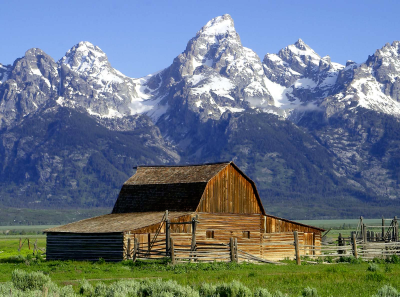
#> input picture TP1/imagens/barn_mountains.bmp, 400 x 297 px
$ python main.py
#> lines starting #> are read from the running program, lines starting #| are printed output that depends on the picture; after the words box and inside, x2 and y2 are one past the last pixel; in counts of white or black regions, pixels touching at a corner belong together; long printed decimals are rounded
#> in encode, image is the input picture: shape (297, 400, 3); mean R, G, B 104.4, 117.4, 130.1
### TP1/funcoes.py
import matplotlib.pyplot as plt
import matplotlib.colors as clr
import numpy as np
import cv2
from scipy.fftpack import dct, idct


def visualizarImagemGray(imagem, titulo: str = None, axis: str = None):
    plt.figure()
    plt.imshow(imagem, cmap="gray")
    plt.title(titulo)
    plt.axis(axis)
    plt.show()
    return imagem


def visualizarImagem(imagem, titulo: str = None, axis: str = None):
    plt.figure()
    plt.imshow(imagem)
    plt.title(titulo)
    plt.axis(axis)
    plt.show()
    return imagem


def visualizarConjuntoImagens(comp1, comp2, comp3, titulo: list, axis: str = None, showLogaritmo: bool = False):
    if showLogaritmo:
        fig, axs = plt.subplots(1, 3, figsize=(10, 5))
        axs[0].axis(axis)
        axs[0].imshow(np.log(abs(comp1 + 0.0001)), cmap='gray')
        axs[0].set_title(titulo[0])
        axs[1].axis(axis)
        axs[1].imshow(np.log(abs(comp2 + 0.0001)), cmap='gray')
        axs[1].set_title(titulo[1])
        axs[2].axis(axis)
        axs[2].imshow(np.log(abs(comp3 + 0.0001)), cmap='gray')
        axs[2].set_title(titulo[2])

    else:
        fig, axs = plt.subplots(1, 3, figsize=(10, 5))
        axs[0].axis(axis)
        axs[0].imshow(comp1, cmap='gray')
        axs[0].set_title(titulo[0])
        axs[1].axis(axis)
        axs[1].imshow(comp2, cmap='gray')
        axs[1].set_title(titulo[1])
        axs[2].axis(axis)
        axs[2].imshow(comp3, cmap='gray')
        axs[2].set_title(titulo[2])
    plt.show()


# [10 lines left out: function criarColorMap, not called in this run]


def separarCanais(imagem):
    channel1 = imagem[:, :, 0]
    channel2 = imagem[:, :, 1]
    channel3 = imagem[:, :, 2]
#> call 2 of dct_bloco, with BS = 8
#> after the loop in dct_bloco (call 2), `for y in range(0, altura, BS):`:
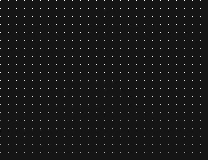
#> coefs: shape (160, 208) float64; min -124.1, max 1368.5, mean 16.9; drawn with min black and max white
#> after the loop in dpcm, `for y in range(0, altura, BS):`:
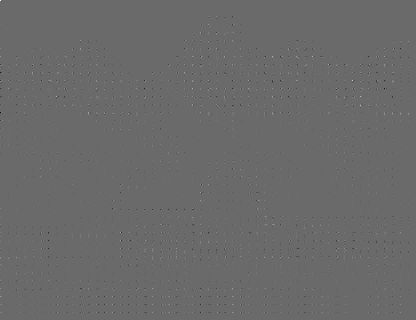
#> difs: shape (320, 416) int64; min -28, max 39, mean 0; drawn with min black and max white
#> call 2 of dpcm, with BS = 8
#> after the loop in dpcm (call 2), `for y in range(0, altura, BS):`:
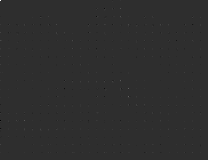
#> difs: shape (160, 208) int64; min -9, max 40, mean 0; drawn with min black and max white
#> after the loop in dpcm (call 3), `for y in range(0, altura, BS):`: difs: shape (160, 208) int64; min -7, max 24, mean 0
#> call 4 of visualizarConjuntoImagens, with axis = 'off', showLogaritmo = True
#> in visualizarConjuntoImagens (call 4), `plt.show()`:
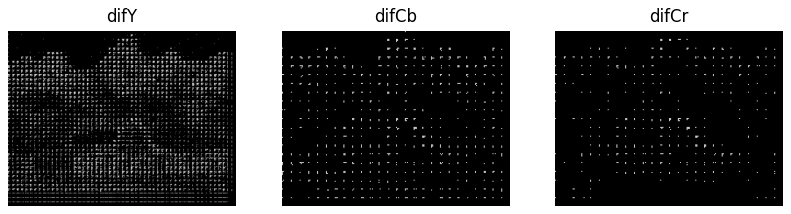
#> figure drawn by matplotlib, 3 panels

    return channel1, channel2, channel3


def juntarCanais(channel1, channel2, channel3):
    imagem = np.zeros((channel1.shape[0], channel1.shape[1], 3))
    imagem[:, :, 0] = channel1
#> imagem: shape (320, 416, 3) float64
    imagem[:, :, 1] = channel2
    imagem[:, :, 2] = channel3
    return imagem


def pad_image(image):
    rows, cols = image.shape[:2]
    padded_rows = (32 - rows % 32) % 32
    padded_cols = (32 - cols % 32) % 32
    padded_image = np.pad(image, ((0, padded_rows), (0, padded_cols), (0, 0)), 'edge')
    return padded_image


def unpad_image(img_padded, imagem_original):
    original_shape = imagem_original.shape
#> original_shape = (297, 400, 3)
    cut_rows = img_padded.shape[0] - original_shape[0]
#> cut_rows = 23
    cut_cols = img_padded.shape[1] - original_shape[1]
#> cut_cols = 16
    img = img_padded[0:(img_padded.shape[0] - cut_rows), 0:(img_padded.shape[1] - cut_cols)]
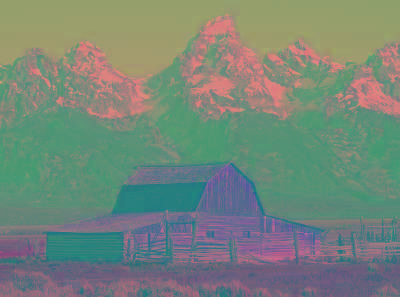
#> img: shape (297, 400, 3) float64; mean of channels 0, 1, 2 115, 136.7, 120.3; drawn with min black and max white

    return img


# [41 lines left out: functions aplicarColorMap, aplicarColorMapDado, verYCbCr, not called in this run]


def rgb_para_ycbcr(imagem):
    xform = np.array([[.299, .587, .114], [-.168736, -.331264, .5], [.5, -.418688, -.081312]])
    ycbcr = imagem.dot(xform.T)
    ycbcr[:, :, [1, 2]] += 128
    return ycbcr


def ycbcr_para_rgb(imagem):
    xform = np.array([[.299, .587, .114], [-.168736, -.331264, .5], [.5, -.418688, -.081312]])
    inversa = np.linalg.inv(xform)
    rgb = imagem.astype(float)
    rgb[:, :, [1, 2]] -= 128
    rgb = np.dot(rgb, inversa.T)
    np.putmask(rgb, rgb > 255, 255)
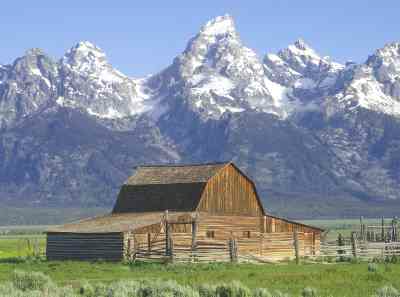
#> rgb: shape (297, 400, 3) float64; mean of channels 0, 1, 2 104.2, 117.4, 130.2; drawn with min black and max white
    np.putmask(rgb, rgb < 0, 0)
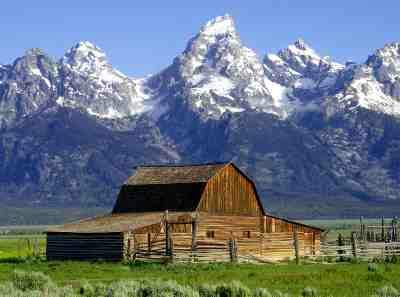
#> rgb: shape (297, 400, 3) float64; 2% of pixels changed, all inside (x1, y1, x2, y2) = (0, 163, 400, 297); drawn as R, G, B
    rgb = np.round(rgb)

    return rgb.astype(np.uint8)


def subamostragem(Y, Cb, Cr, downsample: str):
    Y_d = Y

    if downsample == "4:2:2":
        Cb_d = cv2.resize(Cb, (0, 0), fx=0.5, fy=1)
        Cr_d = cv2.resize(Cr, (0, 0), fx=0.5, fy=1)
    elif downsample == "4:2:0":
        Cb_d = cv2.resize(Cb, (0, 0), fx=0.5, fy=0.5)
        Cr_d = cv2.resize(Cr, (0, 0), fx=0.5, fy=0.5)
    else:
        Cb_d = Cb
        Cr_d = Cr

    return Y_d, Cb_d, Cr_d


def reconstrucao(Y, Cb_d, Cr_d):
    Cb = cv2.resize(Cb_d, (Y.shape[1], Y.shape[0]))
    Cr = cv2.resize(Cr_d, (Y.shape[1], Y.shape[0]))

    Y = Y

    return Y, Cb, Cr


def calculate_dct(channel):
    return dct(dct(channel, norm="ortho").T, norm="ortho").T


def calculate_idct(dct_channel):
    return idct(idct(dct_channel, norm="ortho").T, norm="ortho").T


def dct_bloco(imagem, BS):
    altura, largura = imagem.shape
    coefs = np.zeros((altura, largura))

    for y in range(0, altura, BS):
        for x in range(0, largura, BS):
            bloco = imagem[y:y + BS, x:x + BS]
            bloco_dct = calculate_dct(bloco)
            coefs[y:y + BS, x:x + BS] = bloco_dct

    return coefs


def idct_bloco(coefs, BS):
    altura, largura = coefs.shape
    imagem = np.zeros((altura, largura))

    for y in range(0, altura, BS):
        for x in range(0, largura, BS):
            bloco = coefs[y:y + BS, x:x + BS]
            bloco_idct = calculate_idct(bloco)
            imagem[y:y + BS, x:x + BS] = bloco_idct

    return imagem


def quantize_block(block, matrizQuantizacao):
    return np.round(np.divide(block, matrizQuantizacao))


def dequantize_block(block, matrizQuantizacao):
    return np.multiply(block, matrizQuantizacao).astype(float)


def dequantize_image(img, matrizQuantizacao):
    height, width = img.shape[:2]

    for x in range(0, height, 8):
        for y in range(0, width, 8):
            block = img[x:x + 8, y:y + 8]
            dequantized_block = np.multiply(block, matrizQuantizacao)
            img[x:x + 8, y:y + 8] = dequantized_block

    return img.astype(float)


def quantize_image(img, matrizQuantizacao):
    height, width = img.shape[:2]

    quantized_img = np.zeros((height, width))
    for x in range(0, height, 8):
        for y in range(0, width, 8):
            block = img[x:x + 8, y:y + 8]
            quantized_block = np.round(block / matrizQuantizacao)
            quantized_img[x:x + 8, y:y + 8] = quantized_block

    return quantized_img.astype(int)


def quantization_matrix(base_matrix, quality):
    if quality < 1:
        quality = 1
    elif quality > 100:
        quality = 100

    if quality < 50:
        scale = 50 / quality
    else:
        scale = (100 - quality) / 50

    quant_matrix = np.round(scale * base_matrix)
    quant_matrix[quant_matrix > 255] = 255
    quant_matrix[quant_matrix < 1] = 1
    quant_matrix = quant_matrix.astype(np.uint8)

    return quant_matrix


def dpcm(coefs, BS):
    altura, largura = coefs.shape
    difs = np.copy(coefs)
    dc_anterior = 0

    for y in range(0, altura, BS):
        for x in range(0, largura, BS):
            bloco = coefs[y:y + BS, x:x + BS]
            dc = bloco[0, 0]
            dif = dc - dc_anterior
            bloco[0, 0] = dif
            difs[y:y + BS, x:x + BS] = bloco
            dc_anterior = dc

    return difs


def idpcm(difs, BS):
    altura, largura = difs.shape
    coefs = np.copy(difs)
    dc_anterior = 0

    for y in range(0, altura, BS):
        for x in range(0, largura, BS):
            dif = difs[y:y + BS, x:x + BS]
            dc = dif[0, 0] + dc_anterior
            dif[0, 0] = dc
            coefs[y:y + BS, x:x + BS] = dif
            dc_anterior = dc

    return coefs


def calcularMetricasDistorcao(imagemOriginal, imagemFinal, quality):
#> called with quality = 25
    diff = cv2.absdiff(imagemOriginal[:, :, 0], imagemFinal[:, :, 0])
    visualizarImagemGray(diff, "Imagem dif", "off")


    diff = diff.astype(float)
    imagemFinal = imagemFinal.astype(float)
    linhas, colunas, _ = imagemOriginal.shape
#> linhas = 297; colunas = 400
    MSE = np.sum(pow(imagemFinal - imagemOriginal, 2)) / (int(linhas) * int(colunas))
#> MSE = 415.7
    RMSE = np.sqrt(MSE)
#> RMSE = 20.39

    P = np.sum(pow(imagemFinal, 2)) / (int(linhas) * int(colunas))
#> P = 52182.7
    SNR = np.log10(P / MSE) * 10
#> SNR = 20.99
    PSNR = np.log10(pow(np.max(imagemFinal), 2) / MSE) * 10
#> PSNR = 21.94

    print("Imagem Diferença (Média) =", np.mean(diff))
#| Imagem Diferença (Média) = 8.031
    print("QF =", quality)
    print("MSE =", MSE)
#| MSE = 415.680
    print("RMSE =", RMSE)
#| RMSE = 20.388
    print("SNR =", SNR)
#| SNR = 20.988
    print("PSNR =", PSNR)
#| PSNR = 21.943

### TP1/main.py
# Projeto realizado no âmbito da disciplina de Multimédia da Licenciatura em Engenharia Informática da FCTUC pelos alunos d:
# Pedro Guilherme Ascensão nº2020233012;
# Leonardo Moreira Pina nº2019234318;
# Luís Filipe Neto nº2020215474
from funcoes import *

blockSize = 8
qualidade = 25

QY = np.array([[16, 11, 10, 16, 24, 40, 51, 61],
               [12, 12, 14, 19, 26, 58, 60, 55],
               [14, 13, 16, 24, 40, 57, 69, 56],
               [14, 17, 22, 29, 51, 87, 80, 62],
               [18, 22, 37, 56, 68, 109, 103, 77],
               [24, 35, 55, 64, 81, 104, 113, 92],
               [49, 64, 78, 87, 103, 121, 120, 101],
               [72, 92, 95, 98, 112, 100, 103, 99]])

QCbCr = np.array([[17, 18, 24, 47, 99, 99, 99, 99],
                  [18, 21, 26, 66, 99, 99, 99, 99],
                  [24, 26, 56, 99, 99, 99, 99, 99],
                  [47, 66, 99, 99, 99, 99, 99, 99],
                  [99, 99, 99, 99, 99, 99, 99, 99],
                  [99, 99, 99, 99, 99, 99, 99, 99],
                  [99, 99, 99, 99, 99, 99, 99, 99],
                  [99, 99, 99, 99, 99, 99, 99, 99]])

matrizY = quantization_matrix(QY, qualidade)
matrizCbCr = quantization_matrix(QCbCr, qualidade)


def encode(nomeFich: str):
    global qualidade

    if not nomeFich:
        return None
    image = plt.imread(nomeFich)
    visualizarImagem(image, nomeFich, "off")
    '''----------------------------------------------- EX 3 ---------------------------------------------------------'''
    # aplicarColorMap(nomeFich)
    # colormap = criarColorMap("purple-ish", [(0, 0, 0), (0.6, 0.1, 0.9)])
    # aplicarColorMapDado(nomeFich, colormap)
    '''----------------------------------------------- EX 4 ---------------------------------------------------------'''
    padded_image = pad_image(image)
    # visualizarImagem(padded_image, "PADDED IMAGE", "off")
    '''----------------------------------------------- EX 5 ---------------------------------------------------------'''
    ycbcr_image = rgb_para_ycbcr(padded_image)
    # visualizarImagem(ycbcr_image, "RGB para YCbCr", "off")
    # verYCbCr(ycbcr_image)
    '''----------------------------------------------- EX 6 ---------------------------------------------------------'''
    Y, Cb, Cr = separarCanais(ycbcr_image)
    Y_d, Cb_d, Cr_d = subamostragem(Y, Cb, Cr, "4:2:0")

    visualizarConjuntoImagens(Y_d, Cb_d, Cr_d, ["Y_d", "Cb_d", "Cr_d"], 'off', True)
    '''----------------------------------------------- EX 7 ---------------------------------------------------------'''
    # [5 lines of commented-out code are left out]

    Y_dct8 = dct_bloco(Y_d, blockSize)
    Cb_dct8 = dct_bloco(Cb_d, blockSize)
    Cr_dct8 = dct_bloco(Cr_d, blockSize)

    visualizarConjuntoImagens(Y_dct8, Cb_dct8, Cr_dct8, ["Y_dct8", "Cb_dct8", "Cr_dct8"], 'off', True)

    # [5 lines of commented-out code are left out]
    '''----------------------------------------------- EX 8 ---------------------------------------------------------'''
    Y_Q = quantize_image(Y_dct8, matrizY)
    Cb_Q = quantize_image(Cb_dct8, matrizCbCr)
    Cr_Q = quantize_image(Cr_dct8, matrizCbCr)

    visualizarConjuntoImagens(Y_Q, Cb_Q, Cr_Q, ["Y_Q", "Cb_Q", "Cr_Q"], 'off', True)
    '''----------------------------------------------- EX 9 ---------------------------------------------------------'''
    difY = dpcm(Y_Q, blockSize)
    difCb = dpcm(Cb_Q, blockSize)
    difCr = dpcm(Cr_Q, blockSize)

    visualizarConjuntoImagens(difY, difCb, difCr, ["difY", "difCb", "difCr"], 'off', True)

    return image, difY, difCb, difCr


def decode(imagemOriginal, difY, difCb, difCr):
    global qualidade

    '''----------------------------------------------- EX 9 ---------------------------------------------------------'''
    Y_idpcm = idpcm(difY, blockSize)
    Cb_idpcm = idpcm(difCb, blockSize)
    Cr_idpcm = idpcm(difCr, blockSize)

    visualizarConjuntoImagens(Y_idpcm, Cb_idpcm, Cr_idpcm, ["Y_idcpm", "Cb_idcpm", "Cr_idcpm"], 'off', True)

    '''----------------------------------------------- EX 8 ---------------------------------------------------------'''
    Y_DQ = dequantize_image(Y_idpcm, matrizY)
    Cb_DQ = dequantize_image(Cb_idpcm, matrizCbCr)
    Cr_DQ = dequantize_image(Cr_idpcm, matrizCbCr)

    visualizarConjuntoImagens(Y_DQ, Cb_DQ, Cr_DQ, ["Y_DQ", "Cb_DQ", "Cr_DQ"], 'off', True)

    '''----------------------------------------------- EX 7 ---------------------------------------------------------'''
    Y_idct8 = idct_bloco(Y_DQ, blockSize)
    Cb_idct8 = idct_bloco(Cb_DQ, blockSize)
    Cr_idct8 = idct_bloco(Cr_DQ, blockSize)

    visualizarConjuntoImagens(Y_idct8, Cb_idct8, Cr_idct8, ["Y_idct8", "Cb_idct8", "Cr_idct8"], 'off', False)

    '''----------------------------------------------- EX 6 ---------------------------------------------------------'''
    Y, Cb, Cr = reconstrucao(Y_idct8, Cb_idct8, Cr_idct8)

    visualizarConjuntoImagens(Y, Cb, Cr, ["Y", "Cb", "Cr"], 'off', False)
    '''----------------------------------------------- EX 5 ---------------------------------------------------------'''
    imagemYCbCr = juntarCanais(Y, Cb, Cr)
    '''----------------------------------------------- EX 4 ---------------------------------------------------------'''
    unpadded_image = unpad_image(imagemYCbCr, imagemOriginal)
    rgb_image = ycbcr_para_rgb(unpadded_image)
    visualizarImagem(rgb_image, "IMAGEM FINAL", "off")
    # print(f"Imagem Original --> Valor do pixel [0,0]: {imagemOriginal[0][0]}")
    # print(f"Imagem Convertida --> Valor do pixel [0,0]: {rgb_image[0][0]}")

    return rgb_image


if __name__ == "__main__":
    plt.close('all')
    original, componente1, componente2, componente3 = encode("imagens/barn_mountains.bmp")
    final = decode(original, componente1, componente2, componente3)
    calcularMetricasDistorcao(original, final, qualidade)

$ run again, with TP1/imagens/peppers.bmp copied over TP1/imagens/barn_mountains.bmp
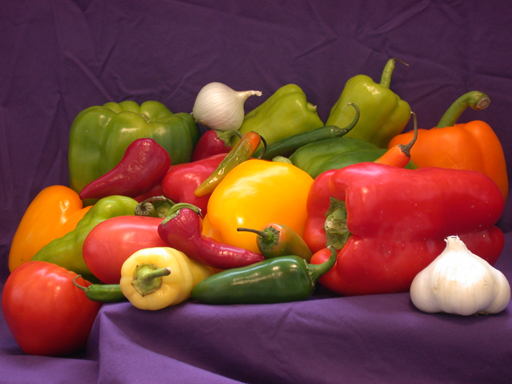
#> input picture TP1/imagens/peppers.bmp, 512 x 384 px
#> in encode, image is the input picture: shape (384, 512, 3); mean R, G, B 120.8, 66.4, 57.6
#> after the loop in dpcm (call 3), `for y in range(0, altura, BS):`:
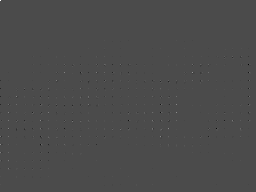
#> difs: shape (192, 256) int64; min -14, max 33, mean 0; drawn with min black and max white
#> in ycbcr_para_rgb, `np.putmask(rgb, rgb < 0, 0)`:
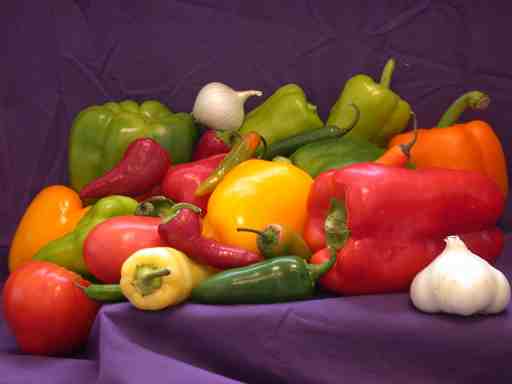
#> rgb: shape (384, 512, 3) float64; mean of channels 0, 1, 2 120.4, 66.5, 57.8; drawn as R, G, B
#> MSE = 154.7
#> RMSE = 12.44
#> P = 30857.2
#> SNR = 23
#> PSNR = 26.24
#| Imagem Diferença (Média) = 4.639
#| MSE = 154.725
#| RMSE = 12.439
#| SNR = 22.998
#| PSNR = 26.235
